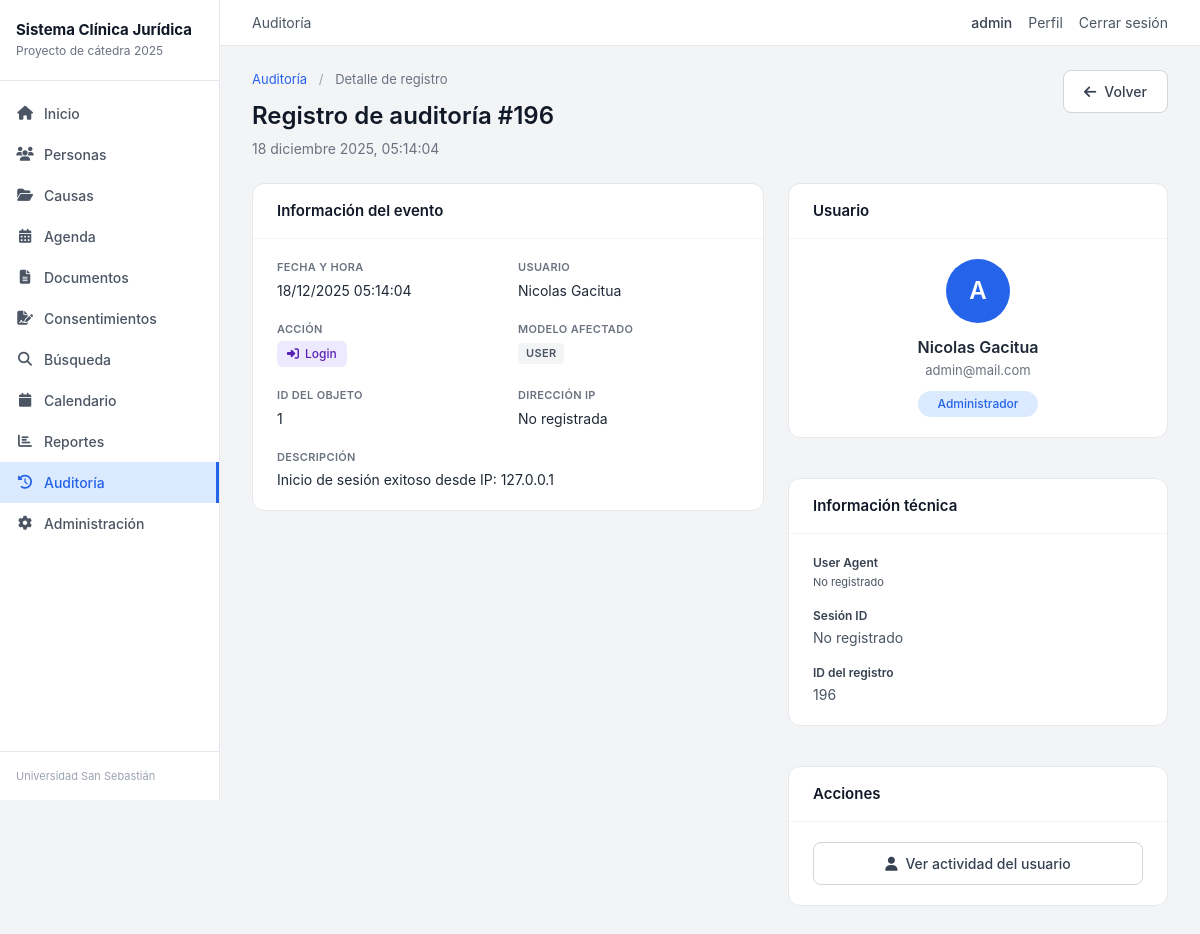
Page /auditoria/196/ (signed in) on the committed database.
### apps/gestion/models.py (models this page shows, shortened)
class LogAuditoria(models.Model):
    ACCION_CHOICES = [
        ('CREAR', 'Crear'),
        ('EDITAR', 'Editar'),
        ('ELIMINAR', 'Eliminar'),
        ('VER', 'Ver'),
        ('LOGIN', 'Inicio de sesión'),
        ('LOGOUT', 'Cierre de sesión'),
        ('SUBIR_DOC', 'Subir documento'),
        ('DESCARGAR_DOC', 'Descargar documento'),
        ('CAMBIO_ESTADO', 'Cambio de estado'),
        ('ASIGNAR', 'Asignar responsable'),
        ('OTRO', 'Otro'),
    ]
    MODELO_CHOICES = [
        ('CAUSA', 'Causa'),
        ('PERSONA', 'Persona'),
        ('DOCUMENTO', 'Documento'),
        ('AUDIENCIA', 'Audiencia'),
        ('CONSENTIMIENTO', 'Consentimiento'),
        ('USUARIO', 'Usuario'),
        ('OTRO', 'Otro'),
    ]
    usuario = models.ForeignKey(
        User,
        on_delete=models.SET_NULL,
        null=True,
        blank=True,
        related_name='logs_auditoria',
        verbose_name='Usuario'
    )
    accion = models.CharField(
        max_length=20,
        choices=ACCION_CHOICES,
        verbose_name='Acción'
    )
    modelo = models.CharField(
        max_length=20,
        choices=MODELO_CHOICES,
        verbose_name='Modelo afectado'
    )
    objeto_id = models.PositiveIntegerField(
        blank=True,
        null=True,
        verbose_name='ID del objeto'
    )
    objeto_repr = models.CharField(
        max_length=200,
        blank=True,
        null=True,
        verbose_name='Representación del objeto'
    )
    datos_anteriores = models.JSONField(
        blank=True,
        null=True,
        verbose_name='Datos anteriores',
        help_text='Estado del objeto antes del cambio'
    )
    datos_nuevos = models.JSONField(
        blank=True,
        null=True,
        verbose_name='Datos nuevos',
        help_text='Estado del objeto después del cambio'
    )
    ip_address = models.GenericIPAddressField(
        blank=True,
        null=True,
        verbose_name='Dirección IP'
    )
    user_agent = models.CharField(
        max_length=500,
        blank=True,
        null=True,
        verbose_name='User Agent'
    )
    descripcion = models.TextField(
        blank=True,
        null=True,
        verbose_name='Descripción'
    )
    fecha = models.DateTimeField(
        auto_now_add=True,
        verbose_name='Fecha y hora'
    )
    class Meta:
        ordering = ['-fecha']
        verbose_name = 'Log de Auditoría'
        verbose_name_plural = 'Logs de Auditoría'
        indexes = [
            models.Index(fields=['usuario'], name='log_usuario_idx'),
            models.Index(fields=['accion'], name='log_accion_idx'),
            models.Index(fields=['modelo'], name='log_modelo_idx'),
            models.Index(fields=['fecha'], name='log_fecha_idx'),
            models.Index(fields=['-fecha'], name='log_fecha_desc_idx'),
            models.Index(fields=['objeto_id'], name='log_objeto_idx'),
            models.Index(fields=['modelo', 'objeto_id'], name='log_modelo_objeto_idx'),
        ]

### apps/cuentas/models.py (models this page shows, shortened)
class Perfil(models.Model):
    ROL_CHOICES = [
        ('ADMIN', 'Administrador'),
        ('DIRECTOR', 'Director/a Clínica'),
        ('SUPERVISOR', 'Abogado/a Supervisor/a'),
        ('ESTUDIANTE', 'Estudiante/Clínico'),
        ('SECRETARIA', 'Secretaría/Apoyo'),
        ('EXTERNO', 'Persona Atendida'),
    ]
    SEDE_CHOICES = [
        ('SANTIAGO', 'Santiago - Campus Bellavista'),
        ('CONCEPCION', 'Concepción - Campus Las Tres Pascualas'),
        ('VALDIVIA', 'Valdivia - Campus General Lagos'),
        ('PUERTO_MONTT', 'Puerto Montt - Campus Pichi Pelluco'),
        ('OSORNO', 'Osorno - Campus Osorno'),
    ]
    user = models.OneToOneField(
        User,
        on_delete=models.CASCADE,
        related_name='perfil',
        verbose_name='Usuario'
    )
    rol = models.CharField(
        max_length=20,
        choices=ROL_CHOICES,
        default='ESTUDIANTE',
        verbose_name='Rol'
    )
    rut = models.CharField(
        max_length=12,
        blank=True,
        null=True,
        verbose_name='RUT',
        help_text='Formato: 12.345.678-9'
    )
    sede = models.CharField(
        max_length=20,
        choices=SEDE_CHOICES,
        blank=True,
        null=True,
        verbose_name='Sede USS'
    )
    telefono = models.CharField(
        max_length=20,
        blank=True,
        null=True,
        verbose_name='Teléfono'
    )
    direccion = models.CharField(
        max_length=200,
        blank=True,
        null=True,
        verbose_name='Dirección'
    )
    activo = models.BooleanField(
        default=True,
        verbose_name='Activo',
        help_text='Indica si el usuario puede acceder al sistema'
    )
    fecha_creacion = models.DateTimeField(
        auto_now_add=True,
        verbose_name='Fecha de creación'
    )
    class Meta:
        verbose_name = 'Perfil'
        verbose_name_plural = 'Perfiles'

### apps/gestion/views.py (the view)
# urls.py: path('auditoria/<int:pk>/', views.auditoria_detalle, name='auditoria_detalle'),
@permiso_requerido('puede_ver_auditoria')
@login_required
def auditoria_detalle(request, pk):
    log = get_object_or_404(LogAuditoria, pk=pk)
    context = {
        'log': log,
    }
    return render(request, 'gestion/auditoria_detalle.html', context)

### templates/gestion/auditoria_detalle.html (shortened to what this page needs)
{% extends 'base.html' %}
{% block section_title %}Auditoría{% endblock %}
{% block content %}
<div class="page-header-with-actions">
    <div class="page-header-left">
        <div class="breadcrumb">
            <a href="{% url 'gestion:auditoria_lista' %}">Auditoría</a>
            <span class="breadcrumb-separator">/</span>
            <span>Detalle de registro</span>
        </div>
        <h1 class="page-title">Registro de auditoría #{{ log.pk }}</h1>
        <p class="page-subtitle">{{ log.fecha|date:"d F Y, H:i:s" }}</p>
    </div>
    <div class="page-header-actions">
        <a href="{% url 'gestion:auditoria_lista' %}" class="btn-secondary">
            <i class="fas fa-arrow-left"></i> Volver
        </a>
    </div>
</div>
<div class="detail-layout">
    <div class="detail-main">
        <div class="card">
            <div class="card-header">
                <h2 class="card-title">Información del evento</h2>
            </div>
            <div class="card-body">
                <div class="detail-grid">
                    <div class="detail-field">
                        <span class="detail-label">Fecha y hora</span>
                        <span class="detail-value">{{ log.fecha|date:"d/m/Y H:i:s" }}</span>
                    </div>
                    <div class="detail-field">
                        <span class="detail-label">Usuario</span>
                        <span class="detail-value">{{ log.usuario.get_full_name|default:log.usuario.username }}</span>
                    </div>
                    <div class="detail-field">
                        <span class="detail-label">Acción</span>
                        <span class="detail-value">
                            {% if log.accion == 'CREAR' %}
                                <span class="action-badge action-crear"><i class="fas fa-plus"></i> Crear</span>
                            {% elif log.accion == 'EDITAR' %}
                                <span class="action-badge action-editar"><i class="fas fa-edit"></i> Editar</span>
                            {% elif log.accion == 'ELIMINAR' %}
                                <span class="action-badge action-eliminar"><i class="fas fa-trash"></i> Eliminar</span>
                            {% elif log.accion == 'VER' %}
                                <span class="action-badge action-ver"><i class="fas fa-eye"></i> Ver</span>
                            {% elif log.accion == 'LOGIN' %}
                                <span class="action-badge action-login"><i class="fas fa-sign-in-alt"></i> Login</span>
                            {% elif log.accion == 'LOGOUT' %}
                                <span class="action-badge action-logout"><i class="fas fa-sign-out-alt"></i> Logout</span>
                            {% else %}
                                <span class="action-badge action-otro">{{ log.get_accion_display }}</span>
                            {% endif %}
                        </span>
                    </div>
                    <div class="detail-field">
                        <span class="detail-label">Modelo afectado</span>
                        <span class="detail-value"><span class="model-badge">{{ log.modelo }}</span></span>
                    </div>
                    <div class="detail-field">
                        <span class="detail-label">ID del objeto</span>
                        <span class="detail-value">{{ log.objeto_id|default:"-" }}</span>
                    </div>
                    <div class="detail-field">
                        <span class="detail-label">Dirección IP</span>
                        <span class="detail-value">{{ log.ip_address|default:"No registrada" }}</span>
                    </div>
                    <div class="detail-field full-width">
                        <span class="detail-label">Descripción</span>
                        <span class="detail-value">{{ log.descripcion|default:"Sin descripción" }}</span>
                    </div>
                </div>
            </div>
        </div>
    </div>
    <div class="detail-sidebar">
        <div class="card">
            <div class="card-header">
                <h2 class="card-title">Usuario</h2>
            </div>
            <div class="card-body">
                <div class="user-detail">
                    <div class="user-avatar-large">{{ log.usuario.username|slice:":1"|upper }}</div>
                    <div class="user-info">
                        <span class="user-name-large">{{ log.usuario.get_full_name|default:log.usuario.username }}</span>
                        <span class="user-email">{{ log.usuario.email|default:"Sin email" }}</span>
                        {% if log.usuario.perfil %}
                        <span class="user-role">{{ log.usuario.perfil.get_rol_display }}</span>
                        {% endif %}
                    </div>
                </div>
            </div>
        </div>
        <div class="card">
            <div class="card-header">
                <h2 class="card-title">Información técnica</h2>
            </div>
            <div class="card-body">
                <div class="contact-quick">
                    <div class="contact-quick-item">
                        <span class="contact-quick-label">User Agent</span>
                        <span class="contact-quick-value text-small">{{ log.user_agent|default:"No registrado"|truncatechars:50 }}</span>
                    </div>
                    <div class="contact-quick-item">
                        <span class="contact-quick-label">Sesión ID</span>
                        <span class="contact-quick-value">{{ log.session_id|default:"No registrado"|truncatechars:20 }}</span>
                    </div>
                    <div class="contact-quick-item">
                        <span class="contact-quick-label">ID del registro</span>
                        <span class="contact-quick-value">{{ log.pk }}</span>
                    </div>
                </div>
            </div>
        </div>
        <div class="card">
            <div class="card-header">
                <h2 class="card-title">Acciones</h2>
            </div>
            <div class="card-body">
                <div class="sidebar-actions">
                    <a href="{% url 'gestion:auditoria_lista' %}?usuario={{ log.usuario.pk }}" class="btn-secondary btn-block">
                        <i class="fas fa-user"></i> Ver actividad del usuario
                    </a>
                </div>
            </div>
        </div>
    </div>
</div>
{% endblock %}

### templates/base.html (shortened to what this page needs)
{% load static %}
<!DOCTYPE html>
<html lang="es">
<head>
    <link rel="stylesheet" href="{% static 'css/styles.css' %}">
    <link rel="stylesheet" href="https://cdnjs.cloudflare.com/ajax/libs/font-awesome/6.4.0/css/all.min.css">
</head>
<body>
    <div class="app-container">
        <aside class="sidebar">
            <div class="sidebar-header">
                <h1 class="sidebar-title">Sistema Clínica Jurídica</h1>
                <p class="sidebar-subtitle">Proyecto de cátedra 2025</p>
            </div>
            {% if user.is_authenticated %}
            <nav class="sidebar-nav">
                <a href="{% url 'gestion:dashboard' %}" class="nav-item {% if request.resolver_match.url_name == 'dashboard' %}active{% endif %}">
                    <i class="fas fa-home"></i> Inicio
                </a>
                <a href="{% url 'gestion:personas_lista' %}" class="nav-item {% if 'persona' in request.resolver_match.url_name %}active{% endif %}">
                    <i class="fas fa-users"></i> Personas
                </a>
                <a href="{% url 'gestion:causas_lista' %}" class="nav-item {% if 'causa' in request.resolver_match.url_name %}active{% endif %}">
                    <i class="fas fa-folder-open"></i> Causas
                </a>
                <a href="{% url 'gestion:audiencias_lista' %}" class="nav-item {% if 'audiencia' in request.resolver_match.url_name %}active{% endif %}">
                    <i class="fas fa-calendar-alt"></i> Agenda
                </a>
                <a href="{% url 'gestion:documentos_lista' %}" class="nav-item {% if 'documento' in request.resolver_match.url_name %}active{% endif %}">
                    <i class="fas fa-file-alt"></i> Documentos
                </a>
                <a href="{% url 'gestion:consentimientos_lista' %}" class="nav-item {% if 'consentimiento' in request.resolver_match.url_name %}active{% endif %}">
                    <i class="fas fa-file-signature"></i> Consentimientos
                </a>
                <a href="{% url 'gestion:buscar' %}" class="nav-item {% if request.resolver_match.url_name == 'buscar' %}active{% endif %}">
                    <i class="fas fa-search"></i> Búsqueda
                </a>
                <a href="{% url 'gestion:calendario' %}" class="nav-item {% if request.resolver_match.url_name == 'calendario' %}active{% endif %}">
                    <i class="fas fa-calendar"></i> Calendario
                </a>
                {% if user.perfil.rol == 'ADMIN' or user.perfil.rol == 'DIRECTOR' or user.perfil.rol == 'SUPERVISOR' %}
                <a href="{% url 'gestion:reportes' %}" class="nav-item {% if 'reporte' in request.resolver_match.url_name %}active{% endif %}">
                    <i class="fas fa-chart-bar"></i> Reportes
                </a>
                {% endif %}
                {% if user.perfil.rol == 'ADMIN' or user.perfil.rol == 'DIRECTOR' %}
                <a href="{% url 'gestion:auditoria_lista' %}" class="nav-item {% if 'auditoria' in request.resolver_match.url_name %}active{% endif %}">
                    <i class="fas fa-history"></i> Auditoría
                </a>
                {% endif %}
                {% if user.is_superuser or user.perfil.rol == 'ADMIN' or user.perfil.rol == 'DIRECTOR' %}
                <a href="{% url 'gestion:admin_panel' %}" class="nav-item {% if 'admin_' in request.resolver_match.url_name %}active{% endif %}">
                    <i class="fas fa-cog"></i> Administración
                </a>
                {% endif %}
            </nav>
            <div class="sidebar-footer">
                Universidad San Sebastián
            </div>
            {% endif %}
        </aside>
        <div class="main-wrapper">
            <header class="topbar">
                <div class="topbar-left">
                    <span class="topbar-section">{% block section_title %}{% endblock %}</span>
                </div>
                <div class="topbar-right">
                    {% if user.is_authenticated %}
                        <span class="user-name">{{ user.username }}</span>
                        <a href="{% url 'gestion:perfil' %}" class="topbar-link">Perfil</a>
                        <form method="post" action="{% url 'logout' %}" class="logout-form">
                            <button type="submit" class="topbar-link logout-btn">Cerrar sesión</button>
                        </form>
                    {% else %}
                        <a href="{% url 'login' %}" class="topbar-link">Iniciar sesión</a>
                    {% endif %}
                </div>
            </header>
            <main class="content">
                {% block content %}{% endblock %}
            </main>
        </div>
    </div>
</body>
</html>

### rows in the picture
LogAuditoria: pk "196", fecha "18 diciembre 2025, 05:14:04", fecha "18/12/2025 05:14:04", usuario.get_full_name "Nicolas Gacitua", modelo "USER", objeto_id "1", ip_address "No registrada", descripcion "Inicio de sesión exitoso desde IP: 127.0.0.1", usuario.username "A", usuario.email "admin@mail.com", usuario.perfil.rol "Administrador", user_agent "No registrado"

### other values in the picture
{{ user.username }} "admin"
{{ log.session_id|default:"No registrado"|truncatechars:20 }} "No registrado"
